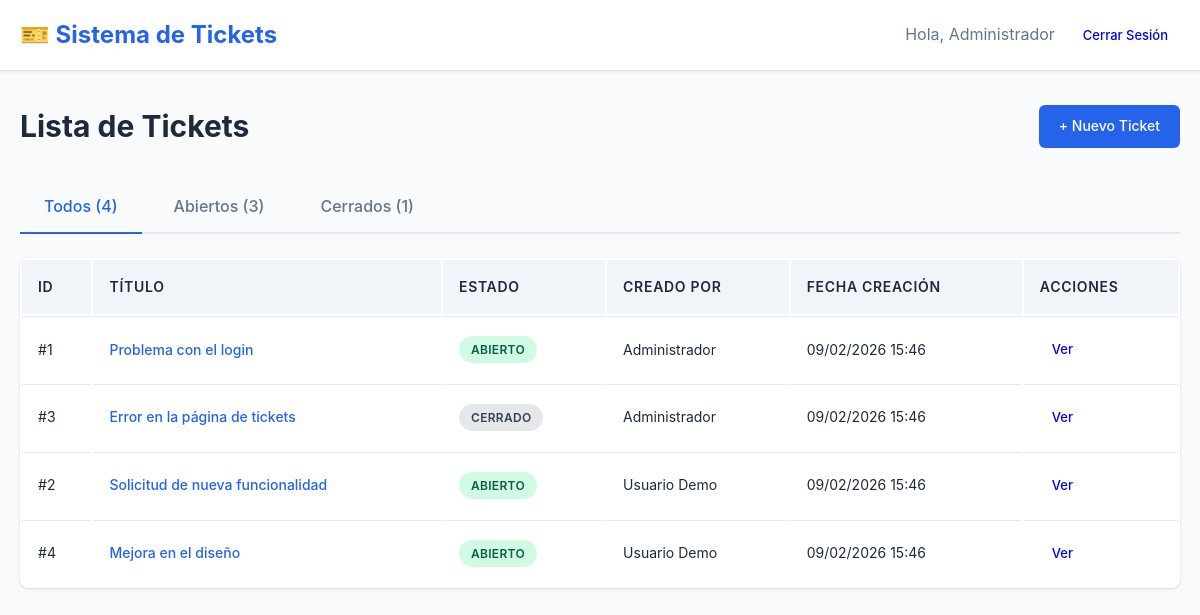
/src/public/tickets.php (signed in), run on the app's committed database.
### tables this page shows
CREATE TABLE IF NOT EXISTS tickets (
    id INT UNSIGNED AUTO_INCREMENT PRIMARY KEY,
    title VARCHAR(255) NOT NULL,
    description TEXT NOT NULL,
    status ENUM('open', 'closed') DEFAULT 'open',
    created_by INT UNSIGNED NOT NULL,
    created_at TIMESTAMP DEFAULT CURRENT_TIMESTAMP,
    closed_at TIMESTAMP NULL DEFAULT NULL,
    INDEX idx_status (status),
    INDEX idx_created_by (created_by),
    FOREIGN KEY (created_by) REFERENCES users(id) ON DELETE CASCADE
);

CREATE TABLE IF NOT EXISTS users (
    id INT UNSIGNED AUTO_INCREMENT PRIMARY KEY,
    name VARCHAR(100) NOT NULL,
    email VARCHAR(150) NOT NULL UNIQUE,
    password_hash VARCHAR(255) NOT NULL,
    role ENUM('admin', 'user') DEFAULT 'user',
    created_at TIMESTAMP DEFAULT CURRENT_TIMESTAMP,
    INDEX idx_email (email)
);

### src/lib/auth.php (called while the page is built, shortened)
<?php
require_once __DIR__ . '/db.php';
function is_logged_in(): bool
{
    return isset($_SESSION['user_id']) && isset($_SESSION['user_email']);
}
function get_logged_user(): ?array
{
    return [
        'id' => $_SESSION['user_id'],
        'name' => $_SESSION['user_name'] ?? '',
        'email' => $_SESSION['user_email'],
        'role' => $_SESSION['user_role'] ?? 'user'
    ];
}
function h(string $text): string
{
    return htmlspecialchars($text, ENT_QUOTES | ENT_HTML5, 'UTF-8');
}
function url(string $path): string
{
    return BASE_URL . '/' . ltrim($path, '/');
}

### src/lib/db.php (called while the page is built, shortened)
<?php
class Database
{
    private static ?Database $instance = null;
    private ?PDO $connection = null;
    public static function getInstance(): Database
    {
        if (self::$instance === null) {
            self::$instance = new self();
        }
        return self::$instance;
    }
    private function connect(): void
    {
        $maxRetries = 5;
        $retryDelay = 2;
        for ($i = 0; $i < $maxRetries; $i++) {
            try {
                $dsn = sprintf(
                    'mysql:host=%s;dbname=%s;charset=%s',
                    DB_HOST,
                    DB_NAME,
                    DB_CHARSET
                );
                $options = [
                    PDO::ATTR_ERRMODE => PDO::ERRMODE_EXCEPTION,
                    PDO::ATTR_DEFAULT_FETCH_MODE => PDO::FETCH_ASSOC,
                    PDO::ATTR_EMULATE_PREPARES => false,
                ];
                $this->connection = new PDO($dsn, DB_USER, DB_PASS, $options);
                return;
            } catch (PDOException $e) {
                if ($i === $maxRetries - 1) {
                    error_log('Error de conexión a la base de datos: ' . $e->getMessage());
                    throw new Exception('No se pudo conectar a la base de datos. Por favor, inténtelo más tarde.');
                }
                sleep($retryDelay);
            }
        }
    }
    public function query(string $sql, array $params = []): array
    {
        try {
            $stmt = $this->connection->prepare($sql);
            $stmt->execute($params);
            return $stmt->fetchAll();
        } catch (PDOException $e) {
            error_log('Error en query: ' . $e->getMessage());
            throw new Exception('Error al ejecutar la consulta.');
        }
    }
    public function queryOne(string $sql, array $params = []): ?array
    {
        try {
            $stmt = $this->connection->prepare($sql);
            $stmt->execute($params);
            $result = $stmt->fetch();
            return $result ?: null;
        } catch (PDOException $e) {
            error_log('Error en queryOne: ' . $e->getMessage());
            throw new Exception('Error al ejecutar la consulta.');
        }
    }
}

### src/public/tickets.php (the view, shortened to what this page needs)
<?php
require_once __DIR__ . '/../lib/auth.php';
require_once __DIR__ . '/../lib/db.php';
$user = get_logged_user();
$db = Database::getInstance();
$statusFilter = $_GET['status'] ?? 'all';
if ($statusFilter === 'all') {
    $tickets = $db->query(
        'SELECT t.*, u.name as creator_name
         FROM tickets t
         INNER JOIN users u ON t.created_by = u.id
         ORDER BY t.created_at DESC'
    );
}
$stats = $db->queryOne(
    'SELECT
        COUNT(*) as total,
        SUM(CASE WHEN status = "open" THEN 1 ELSE 0 END) as open_count,
        SUM(CASE WHEN status = "closed" THEN 1 ELSE 0 END) as closed_count
     FROM tickets'
);
?>
<!DOCTYPE html>
<html lang="es">
<head>
    <link rel="stylesheet" href="<?= url('assets/style.css') ?>">
</head>
<body>
    <header class="header">
        <div class="container">
            <h1>🎫 Sistema de Tickets</h1>
            <div class="user-info">
                <span>Hola, <?= h($user['name']) ?></span>
                <a href="<?= url('logout.php') ?>" class="btn btn-small">Cerrar Sesión</a>
            </div>
        </div>
    </header>
    <main class="container">
        <div class="page-header">
            <h2>Lista de Tickets</h2>
            <a href="<?= url('ticket_new.php') ?>" class="btn btn-primary">+ Nuevo Ticket</a>
        </div>
        <div class="filters">
            <div class="tabs">
                <a href="?status=all" class="tab <?= $statusFilter === 'all' ? 'active' : '' ?>">
                    Todos (<?= $stats['total'] ?>)
                </a>
                <a href="?status=open" class="tab <?= $statusFilter === 'open' ? 'active' : '' ?>">
                    Abiertos (<?= $stats['open_count'] ?>)
                </a>
                <a href="?status=closed" class="tab <?= $statusFilter === 'closed' ? 'active' : '' ?>">
                    Cerrados (<?= $stats['closed_count'] ?>)
                </a>
            </div>
        </div>
        <?php if (empty($tickets)): ?>
            <div class="empty-state">
                <p>No hay tickets para mostrar.</p>
                <a href="<?= url('ticket_new.php') ?>" class="btn btn-primary">Crear el primer ticket</a>
            </div>
        <?php else: ?>
            <table class="tickets-table">
                <thead>
                    <tr>
                        <th>ID</th>
                        <th>Título</th>
                        <th>Estado</th>
                        <th>Creado por</th>
                        <th>Fecha creación</th>
                        <th>Acciones</th>
                    </tr>
                </thead>
                <tbody>
                    <?php foreach ($tickets as $ticket): ?>
                        <tr>
                            <td>#<?= h((string)$ticket['id']) ?></td>
                            <td>
                                <a href="<?= url('ticket_view.php?id=' . $ticket['id']) ?>" class="ticket-title">
                                    <?= h($ticket['title']) ?>
                                </a>
                            </td>
                            <td>
                                <span class="badge badge-<?= $ticket['status'] ?>">
                                    <?= $ticket['status'] === 'open' ? 'Abierto' : 'Cerrado' ?>
                                </span>
                            </td>
                            <td><?= h($ticket['creator_name']) ?></td>
                            <td><?= date('d/m/Y H:i', strtotime($ticket['created_at'])) ?></td>
                            <td>
                                <a href="<?= url('ticket_view.php?id=' . $ticket['id']) ?>" class="btn btn-small">Ver</a>
                            </td>
                        </tr>
                    <?php endforeach; ?>
                </tbody>
            </table>
        <?php endif; ?>
    </main>
</body>
</html>

### src/public/assets/style.css (style rules this page uses)
* { margin: 0; padding: 0; box-sizing: border-box; }
:root { --primary-color: #2563eb; --primary-hover: #1d4ed8; --secondary-color: #64748b; --success-color: #10b981; --warning-color: #f59e0b; --danger-color: #ef4444; --info-color: #3b82f6; --background: #f8fafc; --surface: #ffffff; --text-primary: #1e293b; --text-secondary: #64748b; --border-color: #e2e8f0; --shadow: 0 1px 3px 0 rgba(0, 0, 0, 0.1), 0 1px 2px 0 rgba(0, 0, 0, 0.06); --shadow-lg: 0 10px 15px -3px rgba(0, 0, 0, 0.1), 0 4px 6px -2px rgba(0, 0, 0, 0.05); }
body { font-family: -apple-system, BlinkMacSystemFont, 'Segoe UI', Roboto, 'Helvetica Neue', Arial, sans-serif; background-color: var(--background); color: var(--text-primary); line-height: 1.6; }
.container { max-width: 1200px; margin: 0 auto; padding: 0 20px; }
.header { background-color: var(--surface); box-shadow: var(--shadow); padding: 1rem 0; margin-bottom: 2rem; }
.header .container { display: flex; justify-content: space-between; align-items: center; flex-wrap: wrap; }
.header h1 { font-size: 1.5rem; color: var(--primary-color); }
.user-info { display: flex; align-items: center; gap: 1rem; }
.user-info span { color: var(--text-secondary); }
.btn { display: inline-block; padding: 0.625rem 1.25rem; font-size: 0.875rem; font-weight: 500; text-decoration: none; border: none; border-radius: 0.375rem; cursor: pointer; transition: all 0.2s; text-align: center; }
.btn-primary { background-color: var(--primary-color); color: white; }
.btn-small { padding: 0.375rem 0.75rem; font-size: 0.8125rem; }
.page-header { display: flex; justify-content: space-between; align-items: center; margin-bottom: 2rem; flex-wrap: wrap; gap: 1rem; }
.page-header h2 { font-size: 1.875rem; color: var(--text-primary); }
.filters { margin-bottom: 1.5rem; }
.tabs { display: flex; gap: 0.5rem; border-bottom: 2px solid var(--border-color); }
.tab { padding: 0.75rem 1.5rem; text-decoration: none; color: var(--text-secondary); font-weight: 500; border-bottom: 2px solid transparent; margin-bottom: -2px; transition: all 0.2s; }
.tab.active { color: var(--primary-color); border-bottom-color: var(--primary-color); }
.tickets-table { width: 100%; background-color: var(--surface); border-radius: 0.5rem; overflow: hidden; box-shadow: var(--shadow); }
.tickets-table thead { background-color: #f1f5f9; }
.tickets-table th { padding: 1rem; text-align: left; font-weight: 600; color: var(--text-primary); font-size: 0.875rem; text-transform: uppercase; letter-spacing: 0.05em; }
.tickets-table td { padding: 1rem; border-top: 1px solid var(--border-color); font-size: 0.875rem; }
.ticket-title { color: var(--primary-color); text-decoration: none; font-weight: 500; }
.badge { display: inline-block; padding: 0.25rem 0.75rem; font-size: 0.75rem; font-weight: 600; border-radius: 9999px; text-transform: uppercase; letter-spacing: 0.025em; }
.badge-open { background-color: #d1fae5; color: #065f46; }
.badge-closed { background-color: #e5e7eb; color: #374151; }

### data on the page
tickets: id "1", title "Problema con el login", status "ABIERTO", created_by.name "Administrador", created_at "09/02/2026 15:46"
tickets: id "3", title "Error en la página de tickets", status "CERRADO", created_by.name "Administrador", created_at "09/02/2026 15:46"
tickets: id "2", title "Solicitud de nueva funcionalidad", status "ABIERTO", created_by.name "Usuario Demo", created_at "09/02/2026 15:46"
tickets: id "4", title "Mejora en el diseño", status "ABIERTO", created_by.name "Usuario Demo", created_at "09/02/2026 15:46"

### other printed values
$user['name'] "Administrador"
$stats['total'] "4"
$stats['open_count'] "3"
$stats['closed_count'] "1"
